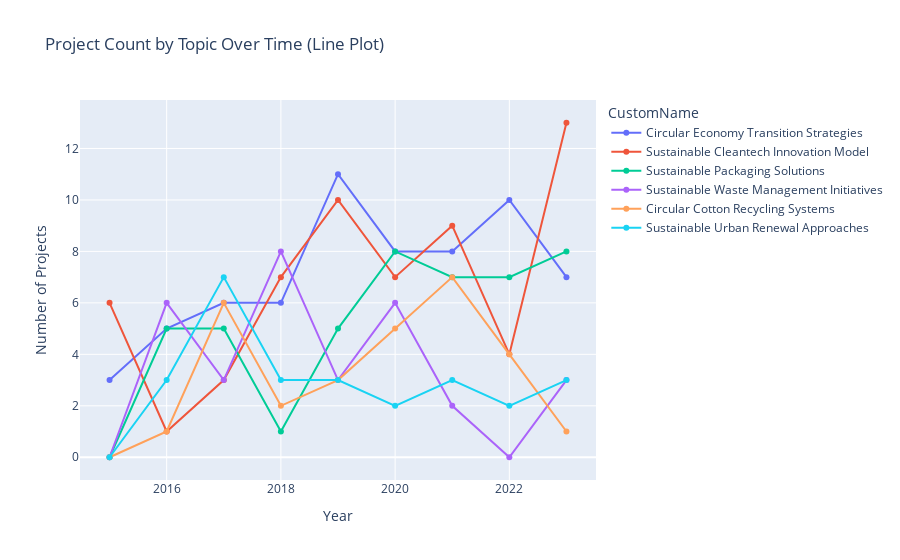

The notebook cell this image was saved under:
### Markdown cell above
#### **PROJECT COUNT OVER TIME** <a class="anchor" id="project_count"></a>

### Code cell
# Convert 'start_date' to datetime format
df_projects['start_date'] = pd.to_datetime(df_projects['start_date'])

# Filter data
filtered_data = df_projects[(df_projects['start_date'].dt.year >= START_YEAR) &
                            (df_projects['start_date'].dt.year <= END_YEAR) &
                            (df_projects['Topic'].isin(TOPICS))]

# Group data by year and topic
grouped_data = filtered_data.groupby([filtered_data['start_date'].dt.year, 'Topic'])['project_id'].count().unstack(fill_value=0)

# Ensure all years are included in the index
all_years = pd.Index(range(START_YEAR, END_YEAR + 1), name='Year')
grouped_data = grouped_data.reindex(all_years, fill_value=0)

# Create the line plot
line_fig = go.Figure()

# Get cluster representations for topic labels
topic_data = filtered_data.drop_duplicates(subset=['Topic'])

for topic in SELECTED_TOPIC_IDS:
    if topic in grouped_data.columns:
        representation = topic_data.loc[topic_data['Topic'] == topic, 'CustomName'].iloc[0]
        if isinstance(representation, list):
            representation = ', '.join(representation)
        
        # Adding trace to line plot
        line_fig.add_trace(go.Scatter(
            x=grouped_data.index,
            y=grouped_data[topic],
            name=representation,
            mode='lines+markers'
        ))

# Update layout for the line plot
line_fig.update_layout(
    title='Project Count by Topic Over Time (Line Plot)',
    xaxis_title='Year',
    yaxis_title='Number of Projects',
    legend_title='CustomName'
)

# Show the line plot
line_fig.show()

### Figure 1 — Plotly figure (JSON) as saved in the notebook; plotly's stock layout.template omitted (floating-point values rounded to 4 significant figures)
{"data": [{"mode": "lines+markers", "name": "Circular Economy Transition Strategies", "type": "scatter", "x": [2015, 2016, 2017, 2018, 2019, 2020, 2021, 2022, 2023], "y": [3, 5, 6, 6, 11, 8, 8, 10, 7]}, {"mode": "lines+markers", "name": "Sustainable Cleantech Innovation Model", "type": "scatter", "x": [2015, 2016, 2017, 2018, 2019, 2020, 2021, 2022, 2023], "y": [6, 1, 3, 7, 10, 7, 9, 4, 13]}, {"mode": "lines+markers", "name": "Sustainable Packaging Solutions", "type": "scatter", "x": [2015, 2016, 2017, 2018, 2019, 2020, 2021, 2022, 2023], "y": [0, 5, 5, 1, 5, 8, 7, 7, 8]}, {"mode": "lines+markers", "name": "Sustainable Waste Management Initiatives", "type": "scatter", "x": [2015, 2016, 2017, 2018, 2019, 2020, 2021, 2022, 2023], "y": [0, 6, 3, 8, 3, 6, 2, 0, 3]}, {"mode": "lines+markers", "name": "Circular Cotton Recycling Systems", "type": "scatter", "x": [2015, 2016, 2017, 2018, 2019, 2020, 2021, 2022, 2023], "y": [0, 1, 6, 2, 3, 5, 7, 4, 1]}, {"mode": "lines+markers", "name": "Sustainable Urban Renewal Approaches", "type": "scatter", "x": [2015, 2016, 2017, 2018, 2019, 2020, 2021, 2022, 2023], "y": [0, 3, 7, 3, 3, 2, 3, 2, 3]}], "layout": {"legend": {"title": {"text": "CustomName"}}, "title": {"text": "Project Count by Topic Over Time (Line Plot)"}, "xaxis": {"title": {"text": "Year"}}, "yaxis": {"title": {"text": "Number of Projects"}}}}
